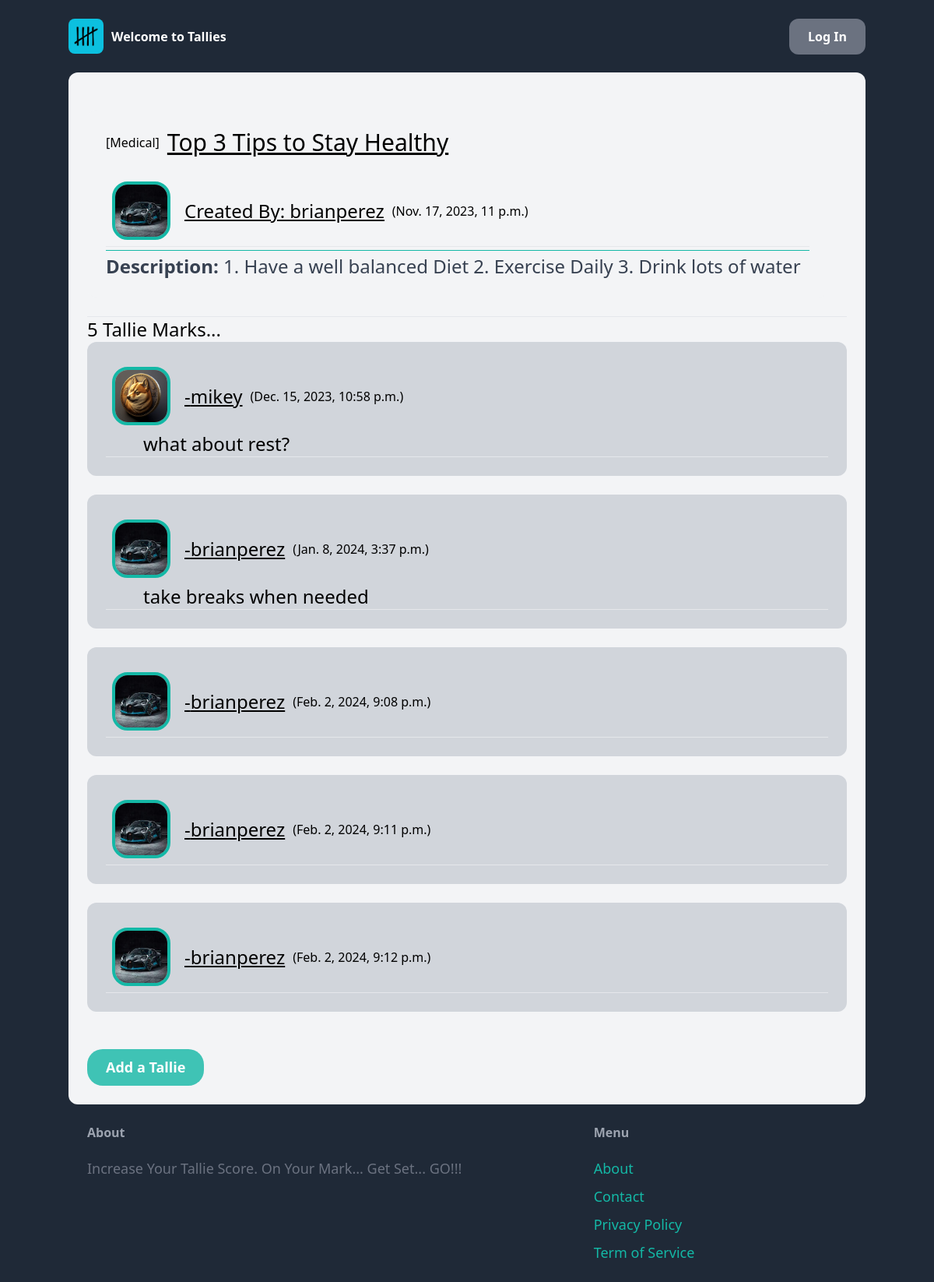
/blog/5/, run on the app's committed database.
### blog/models.py (models this page shows, shortened)
class Blog(models.Model):
    category = models.ForeignKey(Category, related_name='blogs', on_delete=models.CASCADE, blank=True, null=True, default='Testing')        # related_name='blogs': This provides a reverse relation from "Category" back to the model where this line of code is located. It means that you can access the instances of the current model associated with a Category using the attribute name blogs. For example, if you have a Category instance, you can access its associated blogs using category.blogs.all().
    name = models.CharField(max_length=255) # create a max length restriction of the Blog Name ; name is used in the admin page
    members = models.ManyToManyField(User, related_name='Blogs')           # involves the owner and the contacter
    content = models.TextField(blank=True, null=True)
    created_by = models.ForeignKey(User, related_name='blogs', on_delete=models.SET(get_default_user), blank=True, null=True)
    created_at = models.DateTimeField(auto_now_add=True)                            # store the time the Blog instanciated
    modified_at = models.DateTimeField(auto_now=True)                               # update to the current time
    class Meta:
        ordering = ('-modified_at',)

class Category(models.Model):
    name = models.CharField(max_length=255) # create a MAX LENGTH RESTRICTION
    class Meta:                     # CREATE a Meta data class
        ordering = ('name',)                    # Order all category entries within django admin in alphabetical order
        verbose_name_plural = 'Categories'      # Show the title 'Categories' instead of default 'Categorys' within admin site's sidebar
    def __str__(self):              # FUNCTION that returns the Category name
        return self.name

class BlogComment(models.Model):
    Blog = models.ForeignKey(Blog, related_name='Comments', on_delete=models.SET(get_default_blog))   # This line of code is creating a ForeignKey relationship between the current model and the Blog model, and it establishes a reverse relation named 'Comments' from Blog back to the current model. Refers back to the Blog that this comment is associated with # "on_delete=models.SET(get_default_blog" : when the creator of the Blog deletes the blog, set the associated blog to the default one owned by admin
    content = models.TextField(blank=True, null=False) # blank=True: This means that the field is allowed to be empty when a form is submitted. ; null=False: This means that in the database, the field cannot store a NULL value.
    created_at = models.DateTimeField(auto_now_add=True)                            # store the time the Blog instanciated
    created_by = models.ForeignKey(User, related_name='Created_Comments', on_delete=models.SET(get_default_user)) # creating a ForeignKey relationship between the current model and the User model, and it establishes a reverse relation named 'created_Comments' from User back to the current model. # "on_delete=models.SET(get_default_user)" : when the creator of the Blog is deleted set the creator to the default user
    class Meta:
        ordering = ('created_at',) # the results are in oldest to newest configuration

### core/models.py (models this page shows, shortened)
class Profile(models.Model):
    user = models.OneToOneField(User, on_delete=models.CASCADE) # connect the user the the profile using the user PK(id)
    age = models.IntegerField(null=True, blank=True)  # Allow null and blank values for flexibility
    profile_image = models.ImageField(null=True, default='DEFAULT.png', blank=True, upload_to="profile_images/") # optional ; saves image media location ; # NEED TO INSTALL PILLOW (Python Image Library) ; sets default image to media/DEFAULT.png
    score = models.IntegerField(null=True, blank=True, default=0)  # Allow null and blank values for flexibility

### blog/views.py (the view)
# urls.py: path('<int:pk>/', views.detail, name='detail'), #This line captures an integer parameter from the URL and calls the detail function in the ./views.py module. The name 'detail' can be used to reference
def detail(request, pk):
    blog = get_object_or_404(Blog, pk=pk)   # get the Blog with the associating primary key
    comments = BlogComment.objects.filter(Blog=blog)
    if request.method == 'POST':
        comment_form = CommentForm(request.POST)
        if comment_form.is_valid():
            blogComment = comment_form.save(commit=False)          # CREATE an object for the database ; "commit=False" Wait to commit to the database because an error will occur
            blogComment.created_by = request.user           # AUTHENTICATED by decorator
            blogComment.Blog_id = blog.id                   # AUTHENTICATED by decorator
            request.user.profile.score +=1          # increase the user's profile score
            request.user.profile.save()             # Save the updated profile to the database
            print()
            blogComment.save()                              # SAVE the blog to the database now
            return redirect('blog:detail', pk = blog.id)    # REDIRECT the user to the blog the user created
    else:
        comment_form = CommentForm()
    return render(request, 'blog/detail.html', {
        'comments': comments,
        'comment_form': comment_form,
        'blog': blog,
    })

### blog/templates/blog/detail.html (shortened to what this page needs)
{% extends 'core/base.html' %}
{% block content %}
    <div class="grid grid-cols-2 gap-6">
        <div class="col-span-2 p-6 bg-gray-100 rounded-xl">
            <div class="flex  items-center mb-6">
                [{{blog.category}}]
                <h2 class="text-3xl underline" style="margin-left: 10px;">{{blog.name}}</h2>
            </div>
            {% if blog.content %}
                <div class="p-2"style="display:flex;">
                    <img class="Explore_Profile_Image" style="width:75px; height:75px;border-radius: 20px; border: 4px solid #14b8a6;"src="{{ blog.created_by.profile.profile_image.url }}" alt="image file of user: {{ blog.created_by }}">
                    <div class="p-2 flex justify-between items-center"  >
                        <h2 class="text-2xl underline strong"style="margin-left: 10px;">
                            <a href="{% url 'blog:ViewProfile' blog.created_by.id %}">
                                Created By: {{blog.created_by}}
                            </a>
                        </h2>
                        <p style="margin-left: 10px;">({{blog.created_at}})</p>
                    </div>
                </div>
                <hr style="color:red; ">
                <p class="Description_Block text-gray-700 text-2xl">
                    <strong>Description: </strong>{{blog.content}}
                </p>
            {% endif %}
        </div>
    </div>
    <br>
    <hr>
    <div>
        <h1 class="text-2xl"> {{ blog.Comments.count }} Tallie Marks...</h1>
        {% for comment in blog.Comments.all %}
            <div class="p-6 bg-gray-300 rounded-xl">
                <div class="p-2"style="display:flex;">
                    <img class="Explore_Profile_Image" style="width:75px; height:75px;border-radius: 20px; border: 4px solid #14b8a6;"src="{{ comment.created_by.profile.profile_image.url }}" alt="image file of user: {{ comment.created_by }}">
                    <div class="p-2 flex justify-between items-center"  >
                        <h2 class="text-2xl underline"style="margin-left: 10px;">-{{comment.created_by}}</h2>
                        <p style="margin-left: 10px;">({{comment.created_at}})</p>
                    </div>
                </div>
                <div class="pl-12">
                    <h3 class="text-2xl">{{comment.content}}</h3>
                </div>
                <hr>
            </div>
            <br>
        {% endfor %}
        <button id="commentButton" class="inline-block POSITIVE_BTN">Add a Tallie</button>
    </div>
{% endblock %}

### static/css/BaseStyle.css (style rules this page uses)
* { margin: 0; }
.container { margin-left: auto; margin-right: auto; }
body { display: flex; align-items: center; flex-direction: column; justify-content: center; background: #1f2937; }
.Description_Block { border-top: 1px solid #14b8a6; padding-top: 4px; margin-top: 4px; }
.POSITIVE_BTN { display: inline-block; margin-top: 24px; padding: 10px 24px; font-size: 18px; font-weight: 600; background-color: #3fc3b5; color: #fff; border-radius: 20px; text-decoration: none; }

### data on the page
Blog: category "Medical", name "Top 3 Tips to Stay Healthy", created_by.profile.profile_image (picture), created_by "brianperez", created_at "Nov. 17, 2023, 11 p.m.", content "1. Have a well balanced Diet 2. Exercise Daily 3. Drink lots of water", Comments.count "5"
BlogComment: created_by.profile.profile_image (picture), created_by "mikey", created_at "Dec. 15, 2023, 10:58 p.m.", content "what about rest?"
BlogComment: created_by.profile.profile_image (picture), created_by "brianperez", created_at "Jan. 8, 2024, 3:37 p.m.", content "take breaks when needed"
BlogComment: created_by.profile.profile_image (picture), created_by "brianperez", created_at "Feb. 2, 2024, 9:08 p.m."
BlogComment: created_by.profile.profile_image (picture), created_by "brianperez", created_at "Feb. 2, 2024, 9:11 p.m."
BlogComment: created_by.profile.profile_image (picture), created_by "brianperez", created_at "Feb. 2, 2024, 9:12 p.m."
